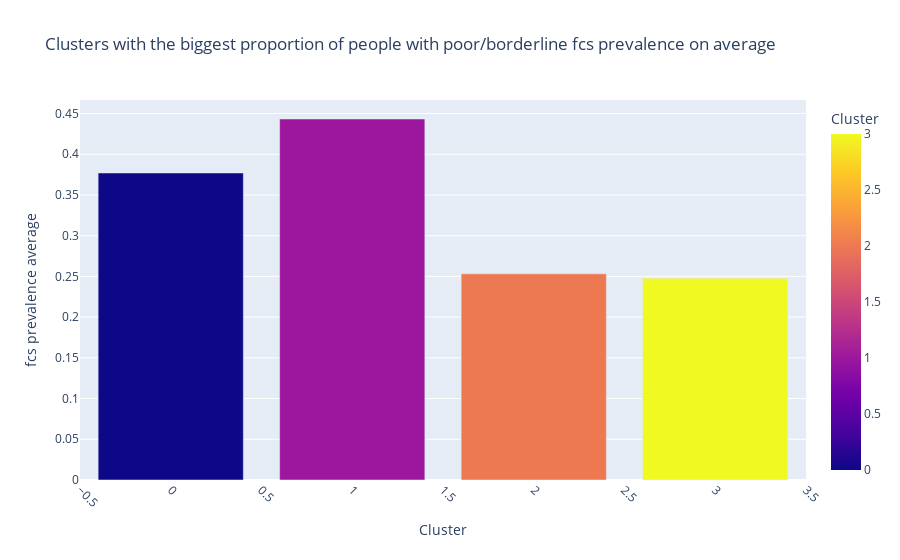
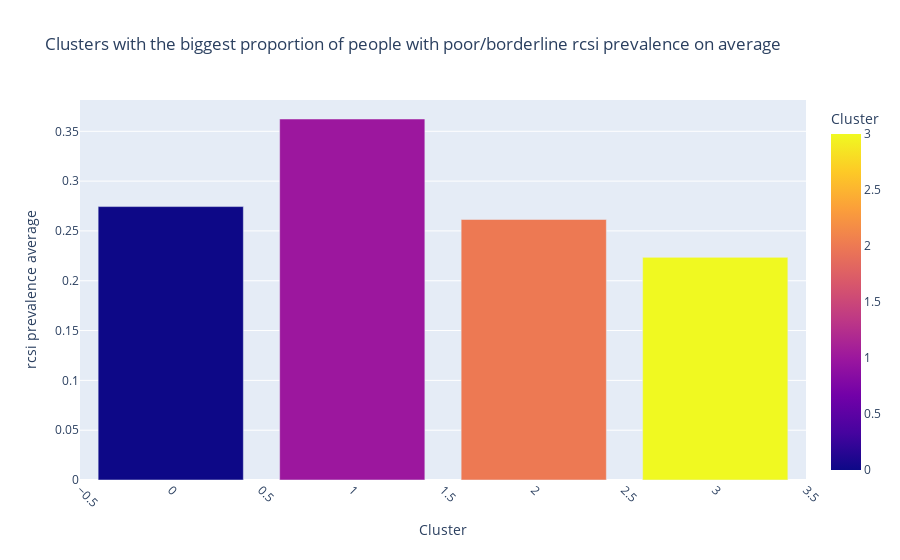
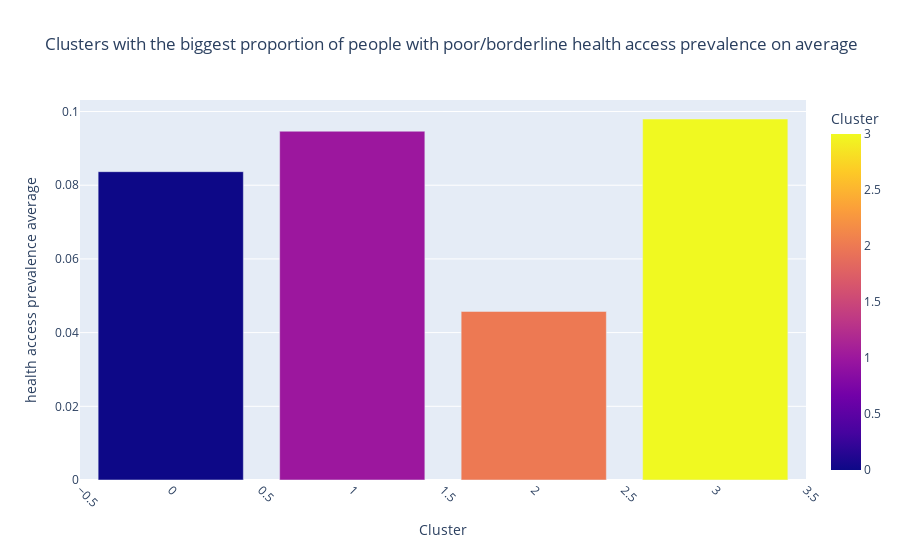
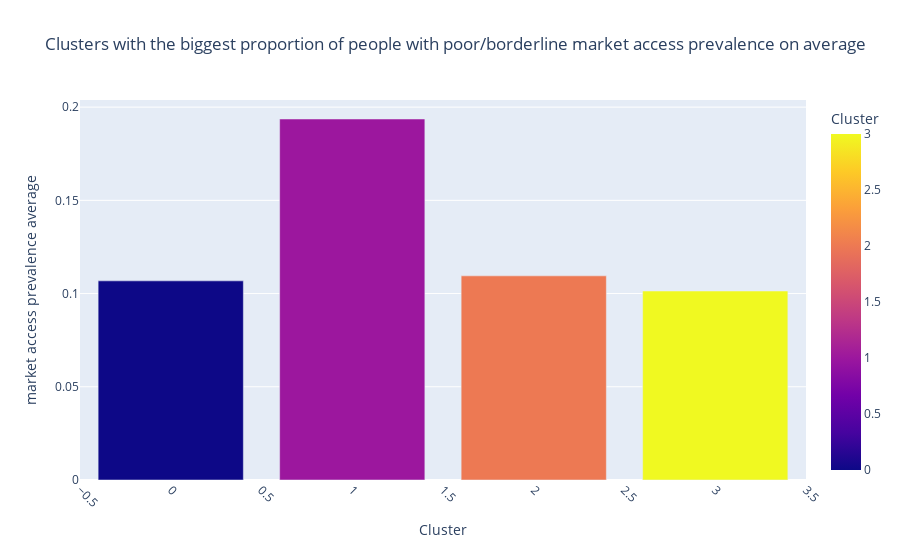

Write notebook code for charts like these, in order.
### Code cell
import plotly.express as px

def visualize_clusters(df):
    """
    Visualizes the clusters using bar plots for each feature with multiple colors.

    Args:
        df: Pandas DataFrame with cluster labels
    """
    cluster = df.groupby('cluster')
    columns = ["fcs prevalence", "rcsi prevalence", "health access prevalence", "market access prevalence"]

    for x in columns:
        cluster_means = cluster[x].mean().reset_index()  
        fig = px.bar(
            cluster_means,
            x='cluster', # cluster labels
            y=x, # mean values
            color='cluster',  # Use cluster as color
            title=f"Clusters with the biggest proportion of people with poor/borderline {x} on average",
            labels={"cluster": "Cluster", x: f"{x} average"},
            color_discrete_sequence=px.colors.qualitative.Set2  # optional: choose color palette
        )
        fig.update_layout(xaxis_tickangle=45)
        fig.show()

visualize_clusters(df_cluster)

### Figure 1 — Plotly figure (JSON) as saved in the notebook; plotly's stock layout.template omitted (floating-point values rounded to 4 significant figures)
{"data": [{"alignmentgroup": "True", "hovertemplate": "Cluster=%{marker.color}<br>fcs prevalence average=%{y}<extra></extra>", "legendgroup": "", "marker": {"color": [0, 1, 2, 3], "coloraxis": "coloraxis", "pattern": {"shape": ""}}, "name": "", "offsetgroup": "", "orientation": "v", "showlegend": false, "textposition": "auto", "type": "bar", "x": [0, 1, 2, 3], "xaxis": "x", "y": [0.377, 0.4433, 0.2532, 0.2477], "yaxis": "y"}], "layout": {"barmode": "relative", "coloraxis": {"colorbar": {"title": {"text": "Cluster"}}, "colorscale": [[0, "#0d0887"], [0.1111, "#46039f"], [0.2222, "#7201a8"], [0.3333, "#9c179e"], [0.4444, "#bd3786"], [0.5556, "#d8576b"], [0.6667, "#ed7953"], [0.7778, "#fb9f3a"], [0.8889, "#fdca26"], [1, "#f0f921"]]}, "legend": {"tracegroupgap": 0}, "title": {"text": "Clusters with the biggest proportion of people with poor/borderline fcs prevalence on average"}, "xaxis": {"anchor": "y", "domain": [0, 1], "tickangle": 45, "title": {"text": "Cluster"}}, "yaxis": {"anchor": "x", "domain": [0, 1], "title": {"text": "fcs prevalence average"}}}}

### Figure 2 — Plotly figure (JSON) as saved in the notebook; plotly's stock layout.template omitted (floating-point values rounded to 4 significant figures)
{"data": [{"alignmentgroup": "True", "hovertemplate": "Cluster=%{marker.color}<br>rcsi prevalence average=%{y}<extra></extra>", "legendgroup": "", "marker": {"color": [0, 1, 2, 3], "coloraxis": "coloraxis", "pattern": {"shape": ""}}, "name": "", "offsetgroup": "", "orientation": "v", "showlegend": false, "textposition": "auto", "type": "bar", "x": [0, 1, 2, 3], "xaxis": "x", "y": [0.2744, 0.3624, 0.2615, 0.2235], "yaxis": "y"}], "layout": {"barmode": "relative", "coloraxis": {"colorbar": {"title": {"text": "Cluster"}}, "colorscale": [[0, "#0d0887"], [0.1111, "#46039f"], [0.2222, "#7201a8"], [0.3333, "#9c179e"], [0.4444, "#bd3786"], [0.5556, "#d8576b"], [0.6667, "#ed7953"], [0.7778, "#fb9f3a"], [0.8889, "#fdca26"], [1, "#f0f921"]]}, "legend": {"tracegroupgap": 0}, "title": {"text": "Clusters with the biggest proportion of people with poor/borderline rcsi prevalence on average"}, "xaxis": {"anchor": "y", "domain": [0, 1], "tickangle": 45, "title": {"text": "Cluster"}}, "yaxis": {"anchor": "x", "domain": [0, 1], "title": {"text": "rcsi prevalence average"}}}}

### Figure 3 — Plotly figure (JSON) as saved in the notebook; plotly's stock layout.template omitted (floating-point values rounded to 4 significant figures)
{"data": [{"alignmentgroup": "True", "hovertemplate": "Cluster=%{marker.color}<br>health access prevalence average=%{y}<extra></extra>", "legendgroup": "", "marker": {"color": [0, 1, 2, 3], "coloraxis": "coloraxis", "pattern": {"shape": ""}}, "name": "", "offsetgroup": "", "orientation": "v", "showlegend": false, "textposition": "auto", "type": "bar", "x": [0, 1, 2, 3], "xaxis": "x", "y": [0.08367, 0.09466, 0.04575, 0.09797], "yaxis": "y"}], "layout": {"barmode": "relative", "coloraxis": {"colorbar": {"title": {"text": "Cluster"}}, "colorscale": [[0, "#0d0887"], [0.1111, "#46039f"], [0.2222, "#7201a8"], [0.3333, "#9c179e"], [0.4444, "#bd3786"], [0.5556, "#d8576b"], [0.6667, "#ed7953"], [0.7778, "#fb9f3a"], [0.8889, "#fdca26"], [1, "#f0f921"]]}, "legend": {"tracegroupgap": 0}, "title": {"text": "Clusters with the biggest proportion of people with poor/borderline health access prevalence on average"}, "xaxis": {"anchor": "y", "domain": [0, 1], "tickangle": 45, "title": {"text": "Cluster"}}, "yaxis": {"anchor": "x", "domain": [0, 1], "title": {"text": "health access prevalence average"}}}}

### Figure 4 — Plotly figure (JSON) as saved in the notebook; plotly's stock layout.template omitted (floating-point values rounded to 4 significant figures)
{"data": [{"alignmentgroup": "True", "hovertemplate": "Cluster=%{marker.color}<br>market access prevalence average=%{y}<extra></extra>", "legendgroup": "", "marker": {"color": [0, 1, 2, 3], "coloraxis": "coloraxis", "pattern": {"shape": ""}}, "name": "", "offsetgroup": "", "orientation": "v", "showlegend": false, "textposition": "auto", "type": "bar", "x": [0, 1, 2, 3], "xaxis": "x", "y": [0.1068, 0.1936, 0.1095, 0.1014], "yaxis": "y"}], "layout": {"barmode": "relative", "coloraxis": {"colorbar": {"title": {"text": "Cluster"}}, "colorscale": [[0, "#0d0887"], [0.1111, "#46039f"], [0.2222, "#7201a8"], [0.3333, "#9c179e"], [0.4444, "#bd3786"], [0.5556, "#d8576b"], [0.6667, "#ed7953"], [0.7778, "#fb9f3a"], [0.8889, "#fdca26"], [1, "#f0f921"]]}, "legend": {"tracegroupgap": 0}, "title": {"text": "Clusters with the biggest proportion of people with poor/borderline market access prevalence on average"}, "xaxis": {"anchor": "y", "domain": [0, 1], "tickangle": 45, "title": {"text": "Cluster"}}, "yaxis": {"anchor": "x", "domain": [0, 1], "title": {"text": "market access prevalence average"}}}}
